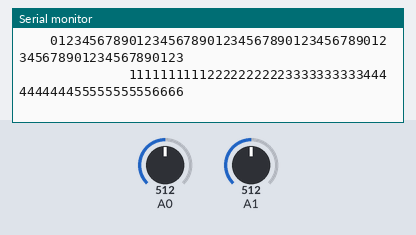
The sketch below on a simulated Arduino Uno, built with avr-gcc and run on an emulated ATmega328P. On the bench: the last lines printed to the serial monitor. Inputs (shaded band) come from the test bench; at power-on: A0 = 512, A1 = 512.

Above: at 1.2 s.
1.3 s: A0 set to 716
At 3.07 s:
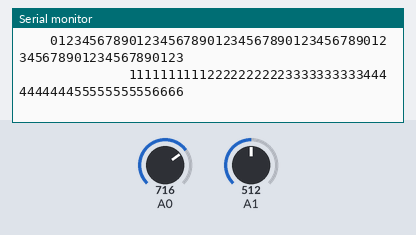
3.2 s: A1 set to 716
5.6 s: A0 set to 900
At 6.6 s:
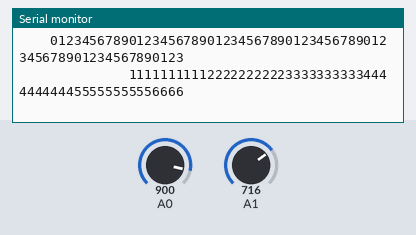
8.2 s: A1 set to 900
At 9.2 s:
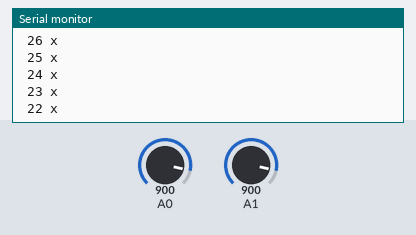
10.0 s: A0 set to 0
At 11.16 s:
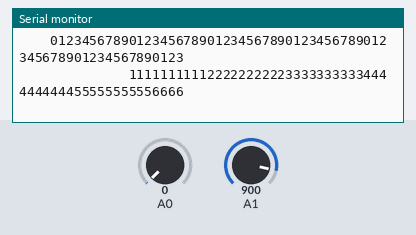
13.0 s: A1 set to 1023
At 14.06 s:
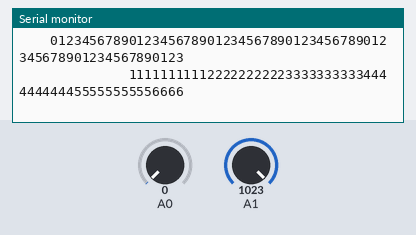
Timing chart, 0 to 16.0 s (numbered marks = the images above; inputs shaded):
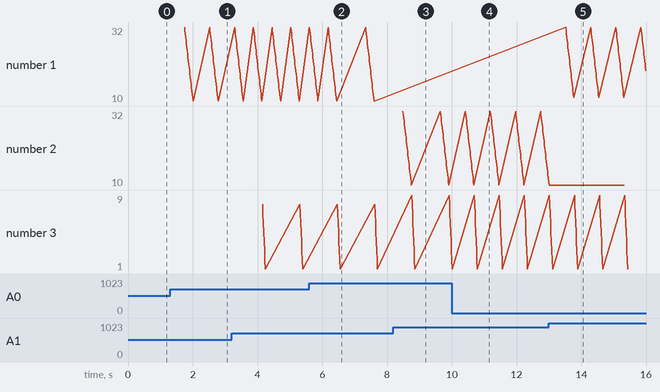

Measured:
- after the input at 1.3 s, the serial monitor: prints a new line after 0.45 s (image 1)
- after the input at 8.2 s, the serial monitor: prints a new line after 0.29 s (image 3)
- after the input at 13.0 s, the serial monitor: prints a new line after 0.52 s (image 5)

The sketch:

Fix_FFT_Acc.ino
```cpp
// fix_fft library from:
// http://www.arduino.cc/cgi-bin/yabb2/YaBB.pl?num=1286718155
//
//Grab analog data from X and Y accelerometer axis and perform FFT using 128 samples
//
//
////////////////////////////////////////////////////////

#include "fix_fft.h"

char im[128];
char re[128];
char axis;
char x = A0;
char y = A1;

void setup()
{

  Serial.begin(57600);
  char mark;
}

void GetData(char axis, char mark){

  int i;
  int data;

  for(i=0;i<128;i++) {
    // The imaginary part is always zero
    im[i] = 0;
   data = analogRead(axis);
    re[i] =(data * 10);
  }
  // compute the FFT of the samples
  fix_fft(re,im,7,0);
  // and send it to the serial monitor
   print_fft((char *)"Acc data",mark);

}


// Generate the magnitude of each bin and print it on the serial monitor
void print_fft(char *title, char mark)
{

  int i,j,largest;
  char str[65];
  char linfo[6];

  str[64] = 0;
  largest = 0;
  // Find the largest entry which will determine how many lines
  // are needed to print the whole histogram
  for (i=0; i< 64;i++){
    re[i] = sqrt(re[i] * re[i] + im[i] * im[i]);
    if(re[i] > largest)largest = 32;
  }
  // print a blank line just in case there's
  // garbage when the Serial monitor starts up
  Serial.println("");
  // and the title
  Serial.println(title);
  Serial.println("");
  // print the histogram starting with the highest amplitude
  // and working our way back down to zero.
  for(j=largest;j >= 0;j--) {
    for(i=0;i<64;i++) {
      // If the magnitude of this bin is at least as large as
      // the current magnitude we print an asterisk
      if(re[i] >= j)str[i] = mark;
      // otherwise print a space
      else str[i] = ' ';
    }
    sprintf(linfo,"%3d ",j);
    Serial.print(linfo);
    Serial.println(str);
  }
  // print the bin numbers along the bottom
  Serial.print("    ");
  for(i=0;i<64;i++) {
    Serial.print(i%10);
  }
  Serial.println("");
  Serial.print("    ");
  for(i=0;i<64;i++) {
    if(i < 10)Serial.print(" ");
    else Serial.print((i/10)%10);
  }
  Serial.println("");
}

void loop()
{
  int i;
  for (i=0;i=1;){

  GetData(x,'x');  // Axis, Mark used for graph
  GetData(y,'y');

  //delay(10000);
  }
}
```
